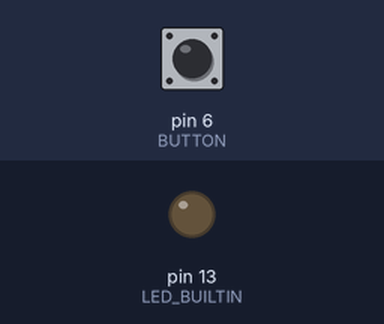
Simulated run of this sketch. Board: Arduino Uno, built with avr-gcc and run on an emulated ATmega328P. Shown: output pins drawn as LEDs (lit = HIGH). The inputs (shaded band) are chosen by the test bench; at power-on: pin 6 (BUTTON) HIGH.

Above: at 1.2 s.
1.3 s: pin 6 (BUTTON) pulled LOW for 0.15 s
At 2.1 s:
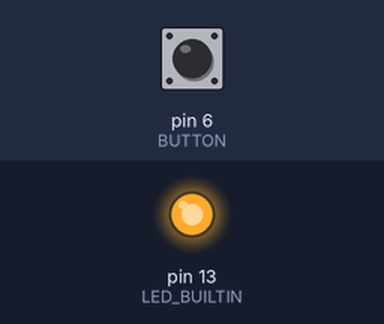
2.9 s: pin 6 (BUTTON) pulled LOW for 1 s
At 3.3 s:
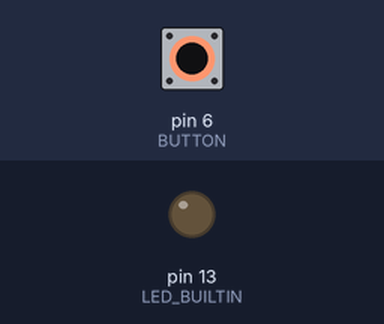
5.4 s: pin 6 (BUTTON) pulled LOW for 3.2 s
At 6.4 s:
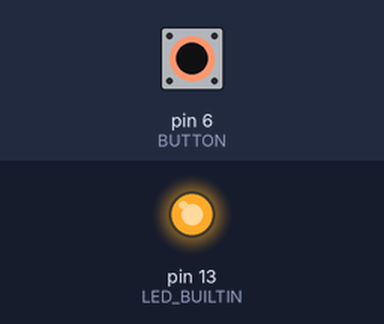
Timing chart, 0 to 8.4 s (numbered marks = the images above; inputs shaded):
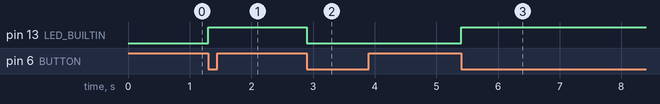

Measured:
- after the input at 1.3 s, pin 13 (LED_BUILTIN): LOW → HIGH at once
- after the input at 2.9 s, pin 13 (LED_BUILTIN): HIGH → LOW at once
- after the input at 5.4 s, pin 13 (LED_BUILTIN): LOW → HIGH at once

The sketch:

ButtonRead.ino
```cpp
#define BUTTON 6

byte buttonState = 0;
byte lastButtonState = 0;
byte ledState = LOW;

void setup() {
  pinMode(LED_BUILTIN, OUTPUT);
  pinMode(BUTTON, INPUT_PULLUP);

  digitalWrite(LED_BUILTIN, ledState);
}

void loop() {

  buttonState = digitalRead(BUTTON);

  // compare the buttonState to its previous state
  if (buttonState != lastButtonState)
  {
    // if the state has changed, increment the counter
    if (buttonState == LOW)
    {
      if (ledState == LOW) {
        ledState = HIGH;
      }
      else {
        ledState = LOW;
      }
    }

    digitalWrite(LED_BUILTIN, ledState);

    // delay a little bit for button debouncing
    delay(50);
  }

  lastButtonState = buttonState;

}
```
